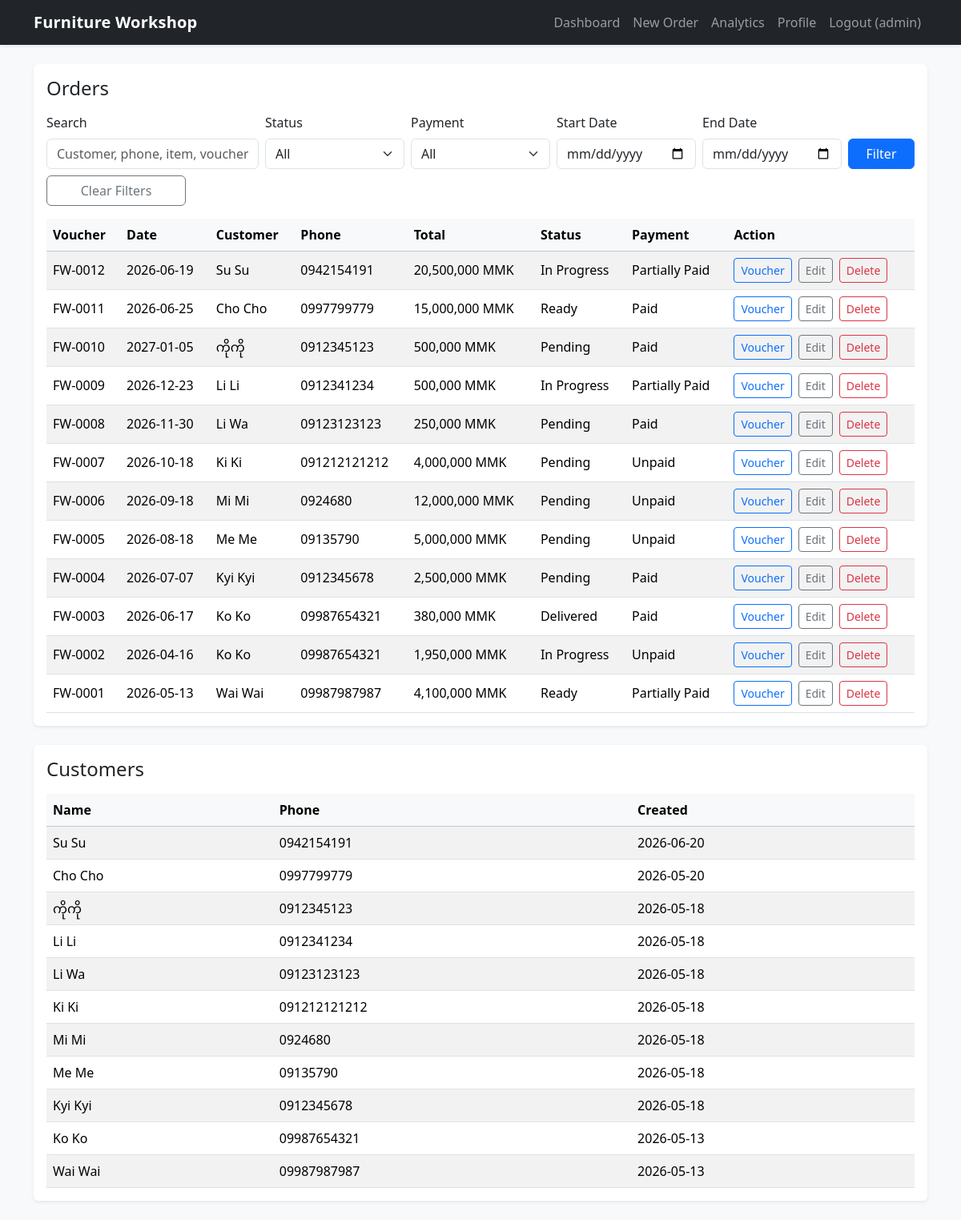
Page / (signed in) on the earlier database version.
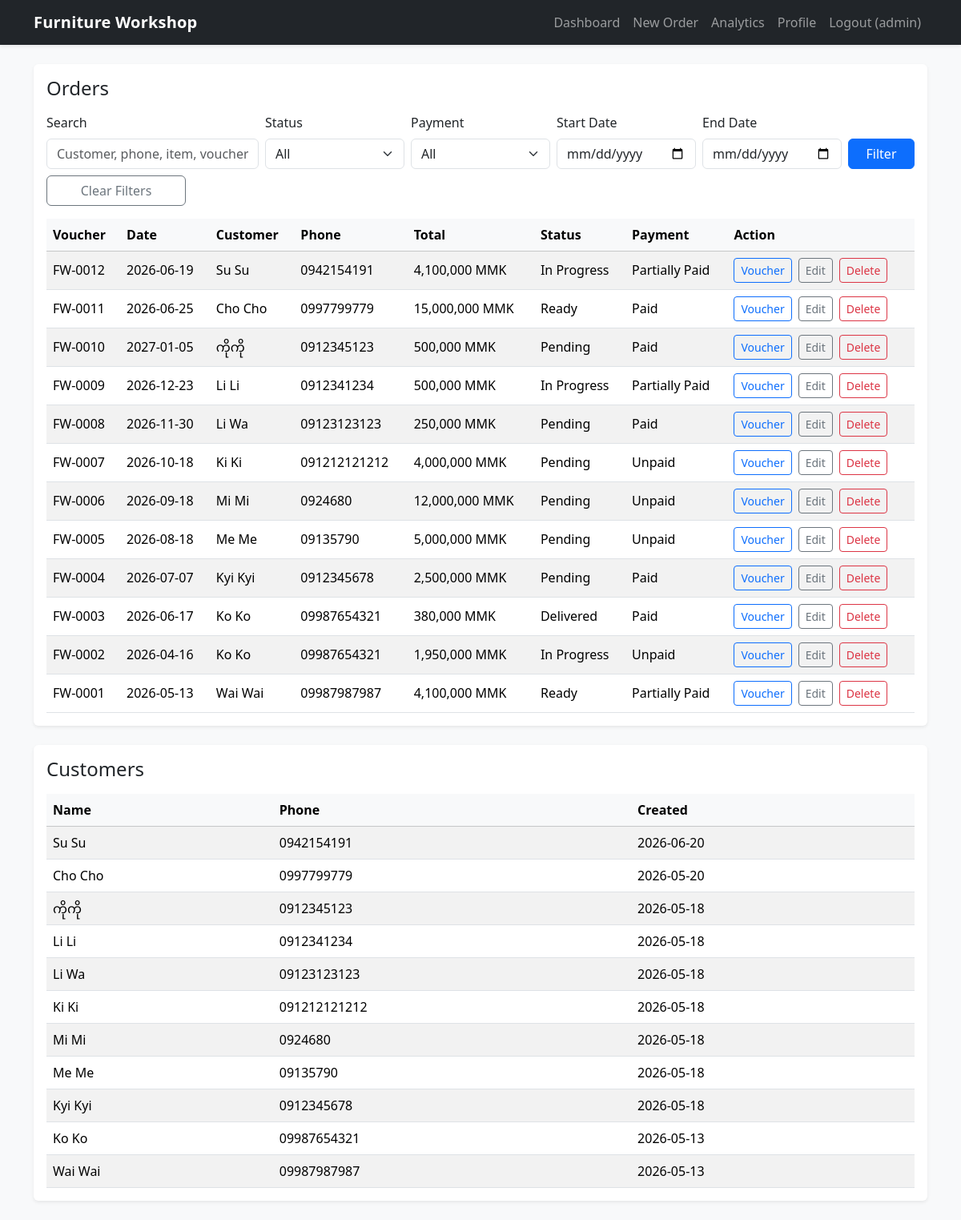
Same page on the later database version.
### tables this page shows
CREATE TABLE orders (
            id INTEGER PRIMARY KEY AUTOINCREMENT,
            user_id INTEGER NOT NULL,
            voucher_number TEXT NOT NULL,
            customer_id INTEGER NOT NULL,
            order_date TEXT NOT NULL,
            deposit REAL NOT NULL DEFAULT 0,
            total_amount REAL NOT NULL DEFAULT 0,
            balance REAL NOT NULL DEFAULT 0,
            status TEXT NOT NULL,
            payment_status TEXT NOT NULL,
            notes TEXT,
            created_at TEXT NOT NULL,
            FOREIGN KEY (user_id) REFERENCES users(id),
            FOREIGN KEY (customer_id) REFERENCES customers(id)
        );

CREATE TABLE customers (
            id INTEGER PRIMARY KEY AUTOINCREMENT,
            user_id INTEGER NOT NULL,
            name TEXT NOT NULL,
            phone_number TEXT NOT NULL,
            created_at TEXT NOT NULL,
            FOREIGN KEY (user_id) REFERENCES users(id),
            UNIQUE(user_id, phone_number)
        );

### app.py (the view)
@app.route("/")
@login_required
def index() -> str:
    init_db()
    db = get_db()
    user_id = int(current_user.id)
    search = request.args.get("search", "").strip()
    status = request.args.get("status", "All")
    payment = request.args.get("payment", "All")
    start_date = normalize_filter_date(request.args.get("start_date", ""))
    end_date = normalize_filter_date(request.args.get("end_date", ""))
    if status not in ["All", *STATUSES]:
        status = "All"
    if payment not in ["All", *PAYMENT_STATUSES]:
        payment = "All"
    conditions = ["o.user_id = ?"]
    params: list[Any] = [user_id]
    if search:
        conditions.append(
            "(o.voucher_number LIKE ? OR c.name LIKE ? OR c.phone_number LIKE ? OR EXISTS (SELECT 1 FROM order_items i WHERE i.order_id = o.id AND i.item_name LIKE ?))"
        )
        like = f"%{search}%"
        params.extend([like, like, like, like])
    if status != "All":
        conditions.append("o.status = ?")
        params.append(status)
    if payment != "All":
        conditions.append("o.payment_status = ?")
        params.append(payment)
    if start_date:
        conditions.append("o.order_date >= ?")
        params.append(start_date)
    if end_date:
        conditions.append("o.order_date <= ?")
        params.append(end_date)
    where_clause = f"WHERE {' AND '.join(conditions)}"
    orders = db.execute(
        f"""
        SELECT o.id, o.voucher_number, o.order_date, o.total_amount, o.status, o.payment_status,
               c.name AS customer_name, c.phone_number
        FROM orders o
        JOIN customers c ON c.id = o.customer_id
        {where_clause}
        ORDER BY o.created_at DESC
        """,
        params,
    ).fetchall()
    customers = db.execute(
        "SELECT id, name, phone_number, created_at FROM customers WHERE user_id = ? ORDER BY created_at DESC",
        (user_id,),
    ).fetchall()
    return render_template(
        "index.html",
        orders=orders,
        customers=customers,
        delete_form=DeleteForm(),
        statuses=STATUSES,
        payment_statuses=PAYMENT_STATUSES,
        filters={
            "search": search,
            "status": status,
            "payment": payment,
            "start_date": start_date,
            "end_date": end_date,
        },
    )

### forms.py
class DeleteForm(FlaskForm):
    pass

class LogoutForm(FlaskForm):
    pass

### app.py (called while the page is built, shortened)
@login_manager.user_loader
def load_user(user_id: str) -> User | None:
    db = get_db()
    row = db.execute(
        "SELECT id, username FROM users WHERE id = ?", (user_id,)
    ).fetchone()
    if not row:
        return None
    return User(id=int(row["id"]), username=row["username"])

def get_db() -> sqlite3.Connection:
    if "db" not in g:
        g.db = sqlite3.connect(DB_PATH)
        g.db.row_factory = sqlite3.Row
        g.db.execute("PRAGMA foreign_keys = ON")
    return g.db

def ensure_legacy_columns(db: sqlite3.Connection) -> None:
    order_cols = {
        row["name"] for row in db.execute("PRAGMA table_info(orders)").fetchall()
    }
    customer_cols = {
        row["name"] for row in db.execute("PRAGMA table_info(customers)").fetchall()
    }
    db.commit()

def normalize_filter_date(value: str) -> str:
    try:
        parsed = datetime.strptime(value.strip(), "%Y-%m-%d").date()
    except (AttributeError, ValueError):
        return ""
    return parsed.isoformat()

@app.context_processor
def inject_forms() -> dict[str, Any]:
    return {"logout_form": LogoutForm()}

### templates/index.html (shortened to what this page needs)
{% extends "base.html" %}
{% block content %}
<div class="card border-0 shadow-sm mb-4">
  <div class="card-body">
    <h2 class="h4 mb-3">Orders</h2>
    <form method="get" class="row g-2 align-items-end">
      <div class="col-12 col-md-6 col-lg-3">
        <label class="form-label">Search</label>
        <input class="form-control" name="search" value="{{ filters.search }}"
          placeholder="Customer, phone, item, voucher" />
      </div>
      <div class="col-6 col-md-3 col-lg-2">
        <label class="form-label">Status</label>
        <select class="form-select" name="status">
          <option>All</option>
        </select>
      </div>
      <div class="col-6 col-md-3 col-lg-2">
        <label class="form-label">Payment</label>
        <select class="form-select" name="payment">
          <option>All</option>
        </select>
      </div>
      <div class="col-6 col-md-3 col-lg-2">
        <label class="form-label">Start Date</label>
        <input class="form-control" type="date" name="start_date" value="{{ filters.start_date }}" />
      </div>
      <div class="col-6 col-md-3 col-lg-2">
        <label class="form-label">End Date</label>
        <input class="form-control" type="date" name="end_date" value="{{ filters.end_date }}" />
      </div>
      <div class="col-12 col-lg-1 d-grid">
        <button class="btn btn-primary" type="submit">Filter</button>
      </div>
      <div class="col-12 col-lg-2 d-grid">
        <a class="btn btn-outline-secondary" href="{{ url_for('index') }}">Clear Filters</a>
      </div>
    </form>
    <div class="table-responsive mt-3">
      <table class="table table-striped table-hover align-middle mb-0">
        <thead class="table-light">
          <tr>
            <th>Voucher</th>
            <th>Date</th>
            <th>Customer</th>
            <th>Phone</th>
            <th>Total</th>
            <th>Status</th>
            <th>Payment</th>
            <th>Action</th>
          </tr>
        </thead>
        <tbody>
          {% for o in orders %}
          <tr>
            <td>{{ o.voucher_number }}</td>
            <td>{{ o.order_date[:10] }}</td>
            <td>{{ o.customer_name }}</td>
            <td>{{ o.phone_number }}</td>
            <td>{{ "{:,.0f}".format(o.total_amount) }} MMK</td>
            <td>{{ o.status }}</td>
            <td>{{ o.payment_status }}</td>
            <td>
              <div class="d-flex flex-wrap gap-2">
                <a class="btn btn-sm btn-outline-primary" href="{{ url_for('voucher', order_id=o.id) }}">Voucher</a>
                <a class="btn btn-sm btn-outline-secondary" href="{{ url_for('edit_order', order_id=o.id) }}">Edit</a>
                <form method="post" action="{{ url_for('delete_order', order_id=o.id) }}"
                  onsubmit="return confirm('Delete this order?')">
                  <button type="submit" class="btn btn-sm btn-outline-danger">Delete</button>
                </form>
              </div>
            </td>
          </tr>
          {% else %}
          <tr>
            <td colspan="8" class="text-center py-4">No orders found.</td>
          </tr>
          {% endfor %}
        </tbody>
      </table>
    </div>
  </div>
</div>
<div class="card border-0 shadow-sm">
  <div class="card-body">
    <h2 class="h4 mb-3">Customers</h2>
    <div class="table-responsive">
      <table class="table table-striped mb-0">
        <thead class="table-light">
          <tr>
            <th>Name</th>
            <th>Phone</th>
            <th>Created</th>
          </tr>
        </thead>
        <tbody>
          {% for c in customers %}
          <tr>
            <td>{{ c.name }}</td>
            <td>{{ c.phone_number }}</td>
            <td>{{ c.created_at[:10] }}</td>
          </tr>
          {% else %}
          <tr>
            <td colspan="3" class="text-center py-4">No customers yet.</td>
          </tr>
          {% endfor %}
        </tbody>
      </table>
    </div>
  </div>
</div>
{% endblock %}

Differences in the rows shown:
changed orders "FW-0012": total_amount "20,500,000" → "4,100,000"
